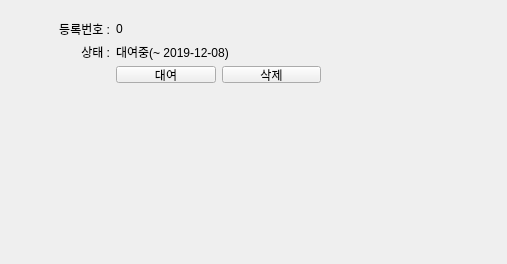
<?xml version="1.0" encoding="UTF-8"?>
<ui version="4.0">
 <class>Form</class>
 <widget class="QWidget" name="Form">
  <property name="geometry">
   <rect>
    <x>0</x>
    <y>0</y>
    <width>507</width>
    <height>264</height>
   </rect>
  </property>
  <property name="windowTitle">
   <string>Form</string>
  </property>
  <widget class="QWidget" name="formLayoutWidget_2">
   <property name="geometry">
    <rect>
     <x>30</x>
     <y>20</y>
     <width>291</width>
     <height>63</height>
    </rect>
   </property>
   <layout class="QFormLayout" name="form">
    <item row="0" column="0">
     <widget class="QLabel" name="label_9">
      <property name="minimumSize">
       <size>
        <width>80</width>
        <height>0</height>
       </size>
      </property>
      <property name="text">
       <string>등록번호 :</string>
      </property>
      <property name="alignment">
       <set>Qt::AlignRight|Qt::AlignTrailing|Qt::AlignVCenter</set>
      </property>
     </widget>
    </item>
    <item row="0" column="1">
     <widget class="QLabel" name="label_10">
      <property name="text">
       <string>0</string>
      </property>
     </widget>
    </item>
    <item row="1" column="0">
     <widget class="QLabel" name="label_11">
      <property name="minimumSize">
       <size>
        <width>80</width>
        <height>0</height>
       </size>
      </property>
      <property name="text">
       <string>상태 :</string>
      </property>
      <property name="alignment">
       <set>Qt::AlignRight|Qt::AlignTrailing|Qt::AlignVCenter</set>
      </property>
     </widget>
    </item>
    <item row="1" column="1">
     <widget class="QLabel" name="label_12">
      <property name="text">
       <string>대여중(~ 2019-12-08)</string>
      </property>
     </widget>
    </item>
    <item row="2" column="1">
     <layout class="QHBoxLayout" name="horizontalLayout">
      <item>
       <widget class="QPushButton" name="pushButton_4">
        <property name="text">
         <string>대여</string>
        </property>
       </widget>
      </item>
      <item>
       <widget class="QPushButton" name="pushButton">
        <property name="text">
         <string>삭제</string>
        </property>
       </widget>
      </item>
     </layout>
    </item>
   </layout>
  </widget>
 </widget>
 <resources/>
 <connections/>
</ui>
